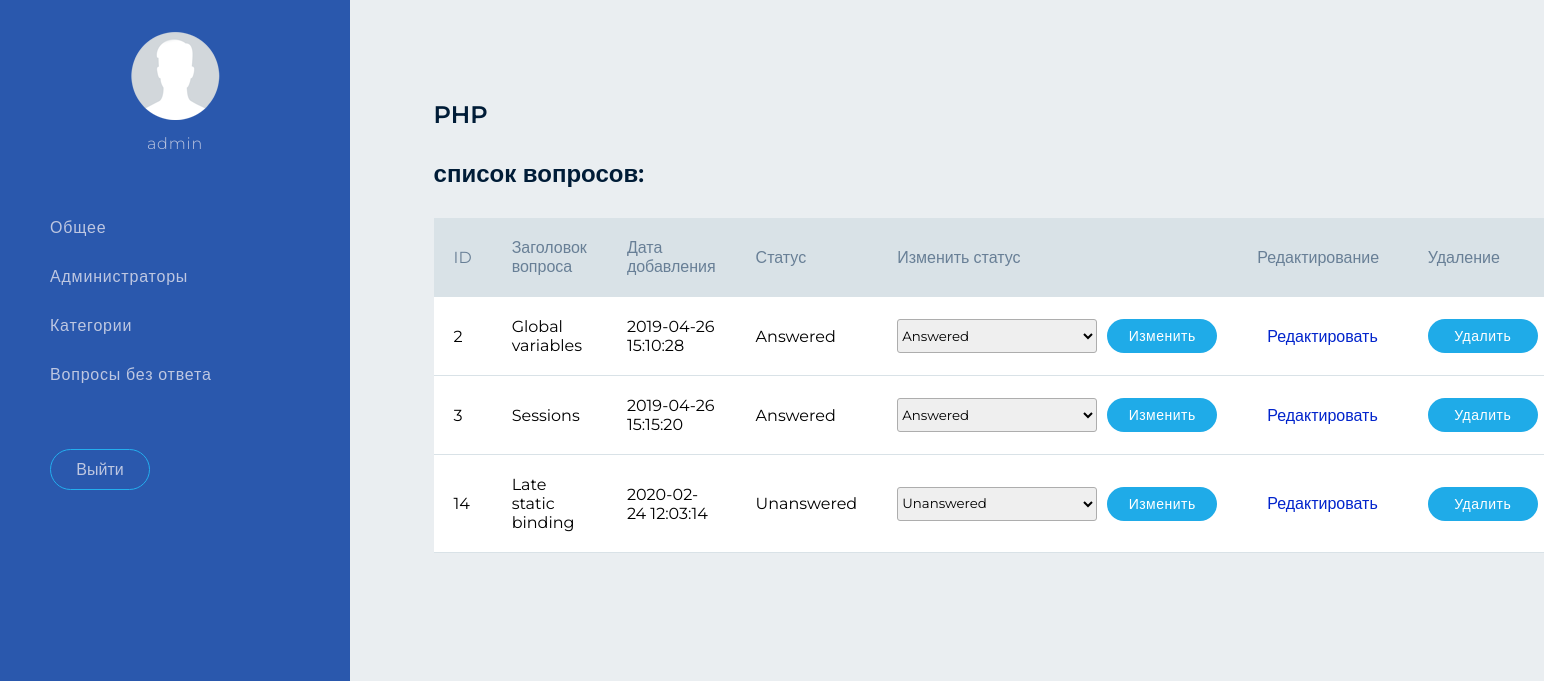
The app's page /index.php?c=admin&a=questionList&categoryId=1 (signed in) with its own data.
### tables this page shows
CREATE TABLE `questions`
(
  `id`          smallint(6) NOT NULL AUTO_INCREMENT,
  `title`       text,
  `category_id` smallint(6) NOT NULL,
  `author_id`   smallint(6) DEFAULT NULL,
  `content`     text      NOT NULL,
  `answer`      varchar(1000)      DEFAULT NULL,
  `status_id`   smallint(6) DEFAULT 1,
  `date_added`  timestamp NOT NULL DEFAULT CURRENT_TIMESTAMP,
  PRIMARY KEY (`id`)
);

CREATE TABLE `statuses`
(
  `id`     int(11) NOT NULL AUTO_INCREMENT,
  `status` tinytext NOT NULL,
  PRIMARY KEY (`id`)
);

### index.php (called while the page is built, shortened)
<?php
class Di
{
  public function config()
  {
    $config = include 'config.php';
    return $config;
  }
  public function db()
  {
    $config = $this->config();
    try {
      $db = new PDO('mysql:host='.$config['host'].';dbname='.$config['dbname'].';charset=UTF8', $config['user'], $config['pass']);
    } catch (PDOException $e) {
      die('Database error: '.$e->getMessage().'<br/>');
    }
    return $db;
  }
  public function render($template, $params=[])
  {
    $fileTemplate='template/'.$template;
    if (is_file($fileTemplate)) {
      include $fileTemplate;
    }
  }
}
include 'router/router.php';
?>

### controller/AdminController.php (called while the page is built, shortened)
<?php
include 'model/Category.php';
include 'model/Question.php';
include 'model/Status.php';
class AdminController
{
  public function questionList()
  {
    if (isset($_GET['categoryId'])) {
      $categoryId = $_GET['categoryId'];
      $category = new Category;
      $categoryName = $category->getName($_GET['categoryId']);
      $question = new Question;
      $questions = $question->getQuestionsByIdCategory($_GET['categoryId']);
      $status = new Status;
      $statuses = $status->getStatuses();
    }
    Di::get()->render('questions.php', ['categoryId' => $categoryId,'categoryName' => $categoryName, 'questions' => $questions, 'statuses' => $statuses]);
  }
}
?>

### router/router.php (called while the page is built, shortened)
<?php
$controllersAndActions = [
  'admin' => [
    'logout',
    'login',
    'main',
    'questionsWithoutAnswer',
    'questionsWithoutAnswerQuestionDelete',
    'questionsWithoutAnswerChangeStatus',
    'adminList',
    'adminAdd',
    'adminDelete',
    'adminChangePassword',
    'categoryList',
    'categoryAdd',
    'categoryQuestionsDelete',
    'questionList',
    'questionChangeStatus',
    'questionDelete',
    'questionEdit'
  ],
  'front' => [
    'enter',
    'categories',
    'sendQuestion'
  ]
];
if (!isset($_GET['c']) || !isset($_GET['a'])) {
  $controller = 'front';
  $action = 'enter';
} else {
  $controller = $_GET['c'];
  $action = $_GET['a'];
}
foreach($controllersAndActions as $key =>$actions) {
  if ($key === $controller) {
    foreach($actions as $item) {
      if ($item === $action) {
        createController($key, $item);
      }
    }
  }
}
function createController($controller, $action)
{
  $controllerText = $controller . 'Controller';
  $controllerFile = 'controller/' . ucfirst($controllerText) . '.php';
  if (is_file($controllerFile)) {
    if (class_exists($controllerText)) {
      $controller = new $controllerText();
      if (method_exists($controller, $action)) {
        $controller->$action();
      } else {
        echo 404;
      }
    } else {
      echo 404;
    }
  } else {
    echo 404;
  }
}
?>

### model/Category.php (called while the page is built, shortened)
<?php
class Category
{
  public function getName($categoryId)
  {
    $sth = Di::get()->db()->prepare("SELECT title FROM categories WHERE id = :id LIMIT 1");
    $sth->execute([':id' => $categoryId]);
    $result = $sth->fetchAll(PDO::FETCH_ASSOC);
    return $result[0]['title'];
  }
}
?>

### model/Question.php (called while the page is built, shortened)
<?php
class Question
{
  public function getQuestionsByIdCategory($categoryId)
  {
    $sth = Di::get()->db()->prepare("
      SELECT
        q.id as id,
        q.title as title,
        q.date_added as date_added,
        s.status as status
      FROM questions q
      INNER JOIN statuses s
        ON q.status_id = s.id
      WHERE q.category_id = :category_id");
    $sth->execute([':category_id' => $categoryId]);
    $result = $sth->fetchAll(PDO::FETCH_ASSOC);
    return $result;
  }
}
?>

### model/Status.php (called while the page is built)
<?php
class Status
{
  public function getStatuses()
  {
    $sth = Di::get()->db()->prepare("SELECT id, status FROM statuses");
    $sth->execute();
    $result = $sth->fetchAll(PDO::FETCH_ASSOC);
    return $result;
  }
}
?>

### template/questions.php (the view, shortened to what this page needs)
<!DOCTYPE html>
<html lang="en">
<head>
  <link rel="stylesheet" href="template/css/style.css">
</head>
<body>
<section class="menuAdmin">
  <div class="menuAdmin__admin">
    <img src="template/i/admin_logo.png" alt=""/>
    <p class="menuAdmin__admin-name"><?php echo $_SESSION['login'] ?></p>
  </div>
  <a class="menuAdmin__link" href="index.php?c=admin&a=main">Общее</a>
  <a class="menuAdmin__link" href="index.php?c=admin&a=adminList">Администраторы</a>
  <a class="menuAdmin__link" href="index.php?c=admin&a=categoryList">Категории</a>
  <a class="menuAdmin__link" href="index.php?c=admin&a=questionsWithoutAnswer">Вопросы без ответа</a>
  <form class="menuAdmin__exit" action="index.php?c=admin&a=logout" method="post">
    <input class="menuAdmin__exit-button" type="submit" name='logout' value="Выйти">
  </form>
</section>
<div class="content">
  <section class="content__item">
    <h2 class="content__title"><?php echo $categoryName ?></h2>
    <h2 class="content__title">список вопросов:</h2>
    <div class="content__container">
      <?php if (count($questions) > 0): ?>
        <table>
          <tr>
            <th>ID</th>
            <th>Заголовок вопроса</th>
            <th>Дата добавления</th>
            <th>Статус</th>
            <th>Изменить статус</th>
            <th>Редактирование</th>
            <th>Удаление</th>
          </tr>
          <?php foreach ($questions as $question): ?>
            <tr>
              <?php foreach ($question as $key => $value): ?>
                <td><span><?php echo $value ?></span></td>
              <?php endforeach; ?>
              <td>
                <form class="form-select" action="index.php?c=admin&a=questionChangeStatus" method="post">
                  <select class="select" name="newStatusId">
                    <?php foreach ($statuses as $status) { ?>
                      <option value="<?php echo $status['id'] ?>"
                              <?php if ($status['status'] === $question['status']) : ?>selected<?php endif ?>><?php echo $status['status'] ?></option>
                    <?php } ?>
                  </select>
                  <input class="button-delete-change" type="submit" name="changeStatus" value="Изменить"/>
                </form>
              </td>
              <td><a class="content__link"
                     href="index.php?c=admin&a=questionEdit&categoryId=<?php echo $categoryId ?>&questionId=<?php echo $question['id'] ?>">Редактировать</a>
              </td>
              <td>
                <form action="index.php?c=admin&a=questionDelete" method="post">
                  <input class="button-delete-change" type="submit" name="delete" value="Удалить"/>
                </form>
              </td>
            </tr>
          <?php endforeach; ?>
        </table>
      <?php else: ?>
        <p>Вопросов нет</p>
      <?php endif; ?>
    </div>
  </section>
</div>
</body>
</html>

### template/css/style.css (style rules this page uses)
* { font-family: 'Montserrat', sans-serif; box-sizing: border-box; margin: 0; padding: 0; }
body { background-color: #eaeef1; }
a { text-decoration: none; }
.form-select { display: flex; flex-wrap: nowrap; }
.button-add, .button-delete-change, .button-public, .button-hide { color: #fff; text-align: center; border: none; cursor: pointer; letter-spacing: 0.5px; outline: none; }
.button-delete-change { min-width: 110px; padding: 8px; background-color: #1fabe8; border-radius: 30px; font-size: 14px; font-weight: 300; }
.input, .select { width: 200px; height: 34px; margin-right: 10px; border: 1px solid #adadad; border-radius: 3px; }
.menuAdmin { position: fixed; top:0; left:0; bottom: 0; width: 350px; padding: 30px 0; background-color: #2a58ad; color: #bec7e1; letter-spacing: 0.8px; font-size: 16px; font-weight: 300; }
.menuAdmin__admin { padding-bottom: 50px; text-align: center; }
.menuAdmin__admin-name { margin-top: 10px; }
.menuAdmin__link { display: block; padding: 15px 50px; color: #bec7e1; cursor: pointer; }
.menuAdmin__exit { margin-left: 50px; margin-top: 50px; }
.menuAdmin__exit-button { width: 100px; padding: 10px; color: #bec7e1; border: 1px solid#24aeef; border-radius: 30px; text-align: center; font-size: 16px; background-color: #2a58ad; outline: none; }
.content { padding: 50px 0; margin-left: 350px; background-color: #eaeef1; }
.content__item { padding: 50px 0; margin: 0 7%; }
.content__title { margin-bottom: 30px; font-weight: 600; color: #001c37; }
.content__container { display: flex; flex-wrap: wrap; }
.content__link { color:#0224cc; padding: 10px; }
table, tr, th, td { border-collapse: collapse; padding: 20px; text-align: center; background-color: #fff; text-align: left; }
th { background-color: #d9e2e7; color: #687f96; font-weight: 400; }
table { min-width: 900px; }
tr { border-bottom: 1px solid #d9e2e7 }

### records on screen
questions: id "2", title "Global variables", date_added "2019-04-26 15:10:28", status.status "Answered"
questions: id "3", title "Sessions", date_added "2019-04-26 15:15:20", status.status "Answered"
questions: id "14", title "Late static binding", date_added "2020-02-24 12:03:14", status.status "Unanswered"

### other values on screen
$_SESSION['login'] "admin"
$categoryName "PHP"
form field newStatusId "Answered"
form field newStatusId "Unanswered"
